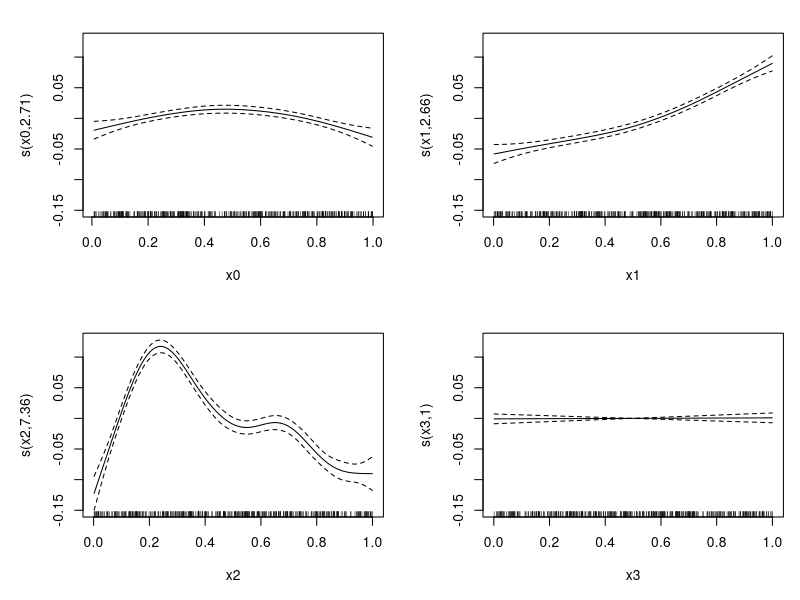
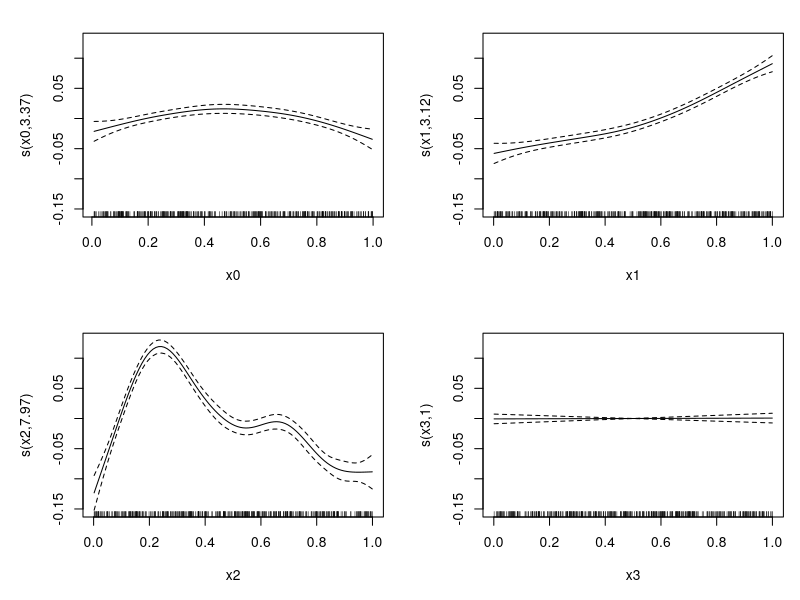
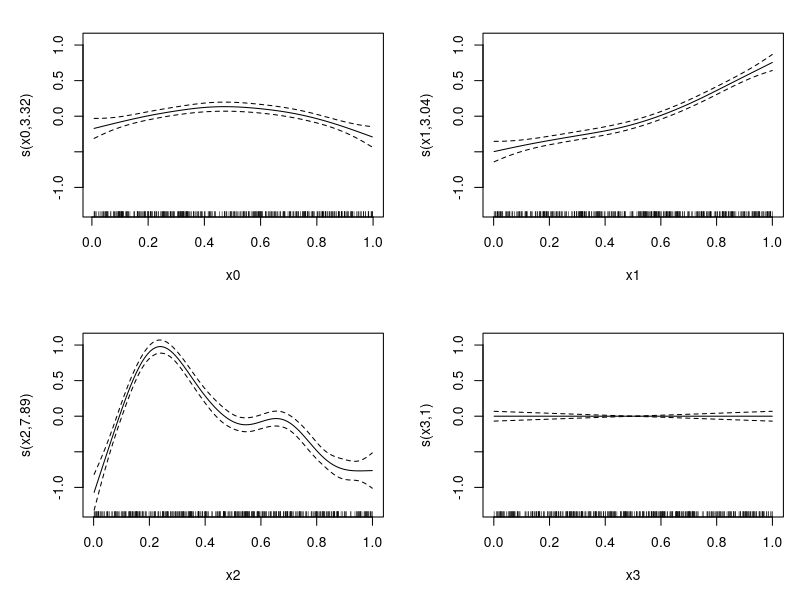

R code for these plots, in order:
library(mgcv)


### Name: Tweedie
### Title: GAM Tweedie families
### Aliases: Tweedie tw
### Keywords: models regression

### ** Examples

library(mgcv)
set.seed(3)
n<-400
## Simulate data...
dat <- gamSim(1,n=n,dist="poisson",scale=.2)
dat$y <- rTweedie(exp(dat$f),p=1.3,phi=.5) ## Tweedie response

## Fit a fixed p Tweedie, with wrong link ...
b <- gam(y~s(x0)+s(x1)+s(x2)+s(x3),family=Tweedie(1.25,power(.1)),
         data=dat)
plot(b,pages=1)
print(b)

## Same by approximate REML...
b1 <- gam(y~s(x0)+s(x1)+s(x2)+s(x3),family=Tweedie(1.25,power(.1)),
          data=dat,method="REML")
plot(b1,pages=1)
print(b1)

## estimate p as part of fitting

b2 <- gam(y~s(x0)+s(x1)+s(x2)+s(x3),family=tw(),
          data=dat,method="REML")
plot(b2,pages=1)
print(b2)

rm(dat)
